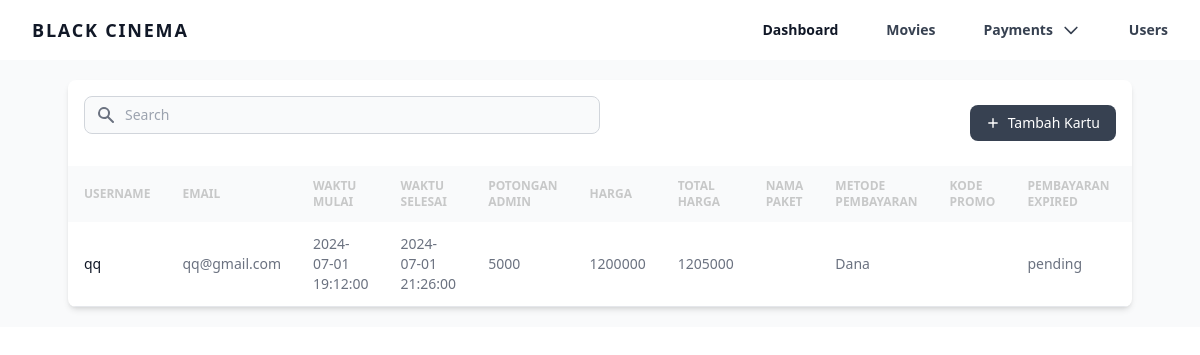
Screenshot of /app/admin/payment_list (signed in) with the database file from the repository.
### tables this page shows
CREATE TABLE `payment` (
  `id` int NOT NULL,
  `userId` int DEFAULT NULL,
  `movieId` int DEFAULT NULL,
  `createdAt` datetime DEFAULT CURRENT_TIMESTAMP,
  `userName` varchar(255) DEFAULT NULL,
  `userEmail` varchar(255) DEFAULT NULL,
  `startTime` datetime DEFAULT NULL,
  `endTime` datetime DEFAULT NULL,
  `feeAdmin` int DEFAULT NULL,
  `price` int DEFAULT NULL,
  `totalPrice` int DEFAULT NULL,
  `packageName` varchar(255) DEFAULT NULL,
  `methodPayment` varchar(255) DEFAULT NULL,
  `promoCode` varchar(255) DEFAULT NULL,
  `status` varchar(255) DEFAULT NULL,
  `expiredPayment` datetime DEFAULT NULL,
  `successPayment` datetime DEFAULT NULL,
  `room` int DEFAULT NULL
);

### app/admin/pages/views/payment_list.php (the view, shortened to what this page needs)
<?php
include "../../config/conn.php";
$query = mysqli_query($conn, "SELECT * FROM payment");
?>
<section class="bg-gray-50 dark:bg-black p-3 sm:p-5">
    <div class="mx-auto max-w-screen-xl px-4 lg:px-12">
        <div class="bg-white dark:bg-white/10 relative shadow-md sm:rounded-lg overflow-hidden">
            <div class="flex flex-col md:flex-row items-center justify-between space-y-3 md:space-y-0 md:space-x-4 p-4">
                <div class="w-full md:w-1/2">
                    <form class="flex items-center">
                        <div class="relative w-full">
                            <div class="absolute inset-y-0 left-0 flex items-center pl-3 pointer-events-none">
                            </div>
                            <input type="text" id="simple-search" class="bg-gray-50 border border-gray-300 text-gray-900 text-sm rounded-lg focus:ring-gray-500 focus:border-gray-500 block w-full pl-10 p-2 dark:bg-black/20 dark:border-gray-600 dark:placeholder-gray-400 dark:text-white dark:focus:ring-gray-500 dark:focus:border-gray-500" placeholder="Search" required="">
                        </div>
                    </form>
                </div>
                <div class="w-full md:w-auto flex flex-col md:flex-row space-y-2 md:space-y-0 items-stretch md:items-center justify-end md:space-x-3 flex-shrink-0">
                    <button id="addBtn" type="button" class="flex items-center justify-center text-white bg-gray-700 hover:bg-gray-800 focus:ring-4 focus:ring-gray-300 font-medium rounded-lg text-sm px-4 py-2 dark:bg-gray-600 dark:hover:bg-gray-700 focus:outline-none dark:focus:ring-gray-800">
                        <svg class="h-3.5 w-3.5 mr-2" fill="currentColor" viewBox="0 0 20 20" xmlns="http://www.w3.org/2000/svg" aria-hidden="true">
                            <path clip-rule="evenodd" fill-rule="evenodd" d="M10 3a1 1 0 011 1v5h5a1 1 0 110 2h-5v5a1 1 0 11-2 0v-5H4a1 1 0 110-2h5V4a1 1 0 011-1z" />
                        </svg>
                        Tambah Kartu
                    </button>
                </div>
            </div>
            <div class="overflow-x-auto">
                <table class="w-full text-sm text-left text-gray-500 dark:text-gray-400">
                    <thead class="text-xs text-black/20 uppercase bg-gray-50 dark:bg-black/20 dark:text-gray-400">
                        <tr>
                            <th scope="col" class="px-4 py-3">Username</th>
                            <th scope="col" class="px-4 py-3">Email</th>
                            <th scope="col" class="px-4 py-3">Waktu Mulai</th>
                            <th scope="col" class="px-4 py-3">Waktu Selesai</th>
                            <th scope="col" class="px-4 py-3">Potongan Admin</th>
                            <th scope="col" class="px-4 py-3">Harga</th>
                            <th scope="col" class="px-4 py-3">Total Harga</th>
                            <th scope="col" class="px-4 py-3">Nama Paket</th>
                            <th scope="col" class="px-4 py-3">Metode Pembayaran</th>
                            <th scope="col" class="px-4 py-3">Kode Promo</th>
                            <th scope="col" class="px-4 py-3">Pembayaran Expired</th>
                            <th scope="col" class="px-4 py-3">Pembayaran Sukses</th>
                        </tr>
                    </thead>
                    <tbody id="paymentList">
                        <?php
                        while ($row = mysqli_fetch_assoc($query)) {
                        ?>
                            <tr class="border-b dark:border-black/20">
                                <th scope="row" class="px-4 py-3 font-medium text-gray-900 whitespace-nowrap dark:text-white">
                                    <?= $row['userName']; ?></th>
                                <td class="px-4 py-3"><span><?= $row['userEmail']; ?></span></td>
                                <td class="px-4 py-3"><span><?= $row['startTime']; ?></span></td>
                                <td class="px-4 py-3"><span><?= $row['endTime']; ?></span></td>
                                <td class="px-4 py-3"><span><?= $row['feeAdmin']; ?></span></td>
                                <td class="px-4 py-3"><span><?= $row['price']; ?></span></td>
                                <td class="px-4 py-3"><span><?= $row['totalPrice']; ?></span></td>
                                <td class="px-4 py-3"><span><?= $row['packageName']; ?></span></td>
                                <td class="px-4 py-3"><span><?= $row['methodPayment']; ?></span></td>
                                <td class="px-4 py-3"><span><?= $row['promoCode']; ?></span></td>
                                <td class="px-4 py-3"><span><?= $row['status']; ?></span></td>
                                <td class="px-4 py-3"><span><?= $row['expiredPayment']; ?></span></td>
                            </tr>
                        <?php } ?>
                    </tbody>
                </table>
            </div>
        </div>
    </div>
</section>

### rows the page displays
payment: userName "qq", userEmail "qq@gmail.com", startTime "2024-07-01 19:12:00", endTime "2024-07-01 21:26:00", feeAdmin "5000", price "1200000", totalPrice "1205000", methodPayment "Dana", status "pending"
